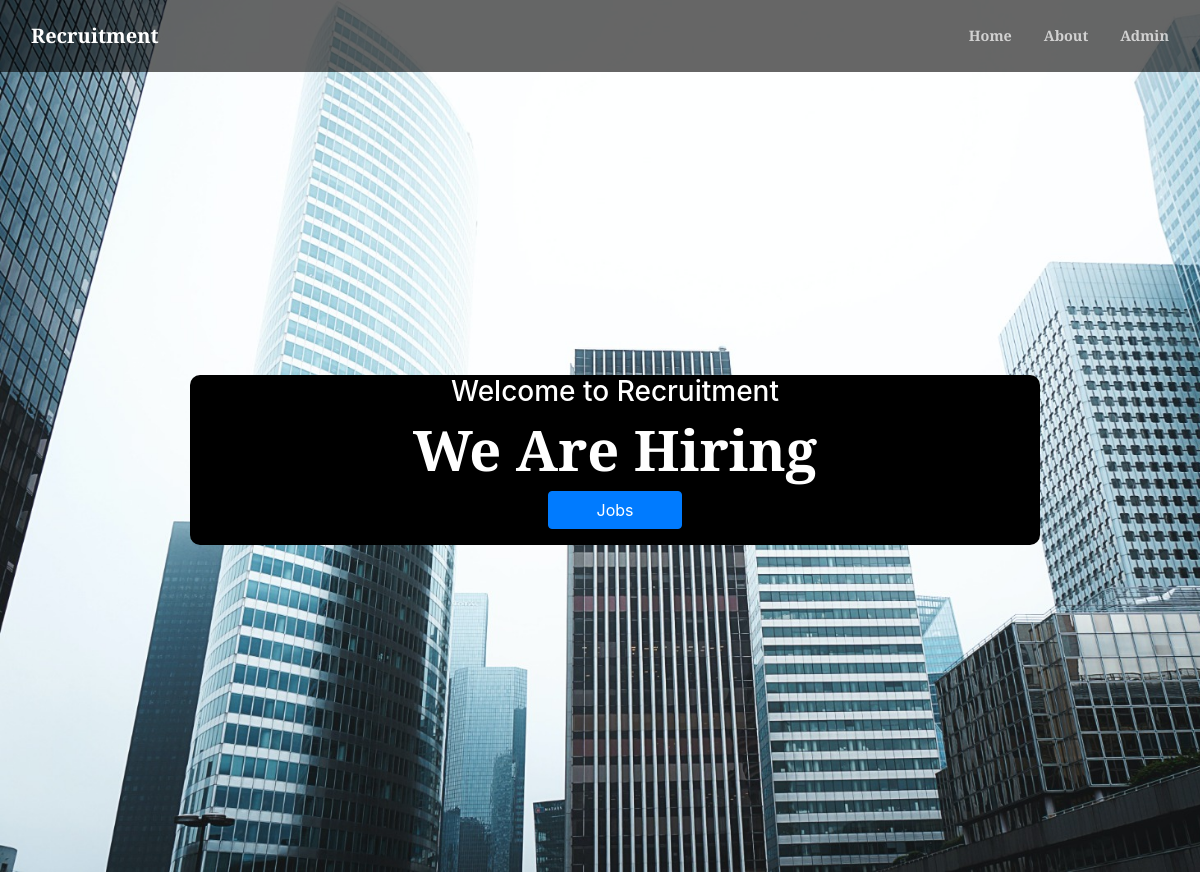
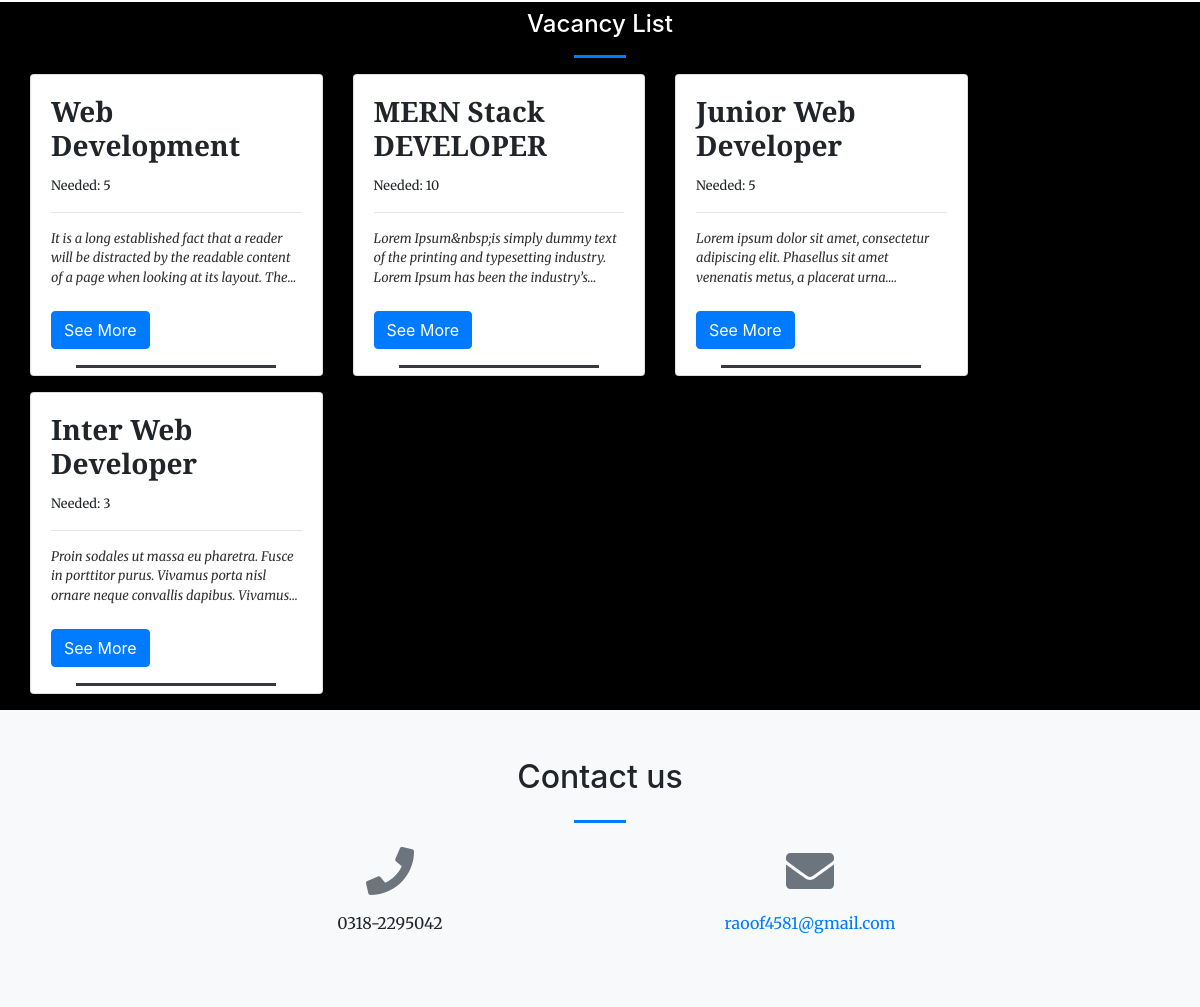
The page / on the database its author committed (2 pictures, top to bottom).
### tables this page shows
CREATE TABLE `vacancy` (
  `id` int(30) NOT NULL,
  `position` varchar(200) NOT NULL,
  `availability` int(30) NOT NULL,
  `description` text NOT NULL,
  `status` tinyint(1) NOT NULL DEFAULT 1,
  `date_created` datetime NOT NULL DEFAULT current_timestamp()
);

### home.php (the view, shortened to what this page needs)
<?php
include 'admin/db_connect.php';
?>
<head>
</head>
<header class="masthead" style="overflow: hidden;">
    <div class="container-fluid h-100">
        <div class="row h-100 align-items-center justify-content-center text-center">
            <div class="col-lg-8 all mb-4 page-title">
                <h3 class="text-white">Welcome to <?php echo $_SESSION['setting_name']; ?></h3>
                <h1 class="text-white font-weight-bold  ">We Are Hiring</h1>
                <a href="#jobs" class="btn btn-primary px-5 mb-3">Jobs</a>
            </div>
        </div>
    </div>
</header>
<section id="jobs" id="list">
    <div class="container mt-3 pt-2">
        <h4 class="text-center text-white">Vacancy List</h4>
        <hr class="divider">
        <div class="row">
            <?php
            $vacancy = $conn->query("SELECT * FROM vacancy order by date(date_created) desc ");
            while ($row = $vacancy->fetch_assoc()) :
                $trans = get_html_translation_table(HTML_ENTITIES, ENT_QUOTES);
                unset($trans["\""], $trans["<"], $trans[">"], $trans["<h2"]);
                $desc = strtr(html_entity_decode($row['description']), $trans);
                $desc = str_replace(array("<li>", "</li>"), array("", ","), $desc);
            ?>
                <div class="col-md-3">
                    <div class="card  mb-3 vacancy-list" style="height:300px" data-id="<?php echo $row['id'] ?>">
                        <div class="card-body">
                            <h3><b class="filter-txt"><?php echo $row['position'] ?></b></h3>
                            <span><small>Needed: <?php echo $row['availability'] ?></small></span>
                            <hr>
                            <larger class="truncate filter-txt"><?php echo strip_tags($desc) ?></larger>
                            <br>
                            <button class="btn btn-primary">See More</button>
                            <hr class="divider border-dark" style="max-width: calc(80%)">
                        </div>
                    </div>
                </div>
                <br>
            <?php endwhile; ?>
        </div>
    </div>
</section>

### home.php (style rules this page uses)
.vacancy-list { cursor: pointer; }
.all { background-color: black; border-radius: 10px; }
section { background-color: black; }

### rows shown on the page
vacancy: position "Web Development", availability "5", description "It is a long established fact that a reader will be distracted by the readable content of a page when looking at its layout.…"
vacancy: $row['id'] 3 (drawn), position "MERN Stack DEVELOPER", availability "10", description "Lorem Ipsum&nbsp;is simply dummy text of the printing and typesetting industry. Lorem Ipsum has been the…"
vacancy: position "Junior Web Developer", availability "5", description "Lorem ipsum dolor sit amet, consectetur adipiscing elit. Phasellus sit amet venenatis metus, a placerat…"
vacancy: position "Inter Web Developer", availability "3", description "Proin sodales ut massa eu pharetra. Fusce in porttitor purus. Vivamus porta nisl ornare neque convallis dapibus.…"

### other values the page prints
$_SESSION['setting_name'] "Recruitment"
$_SESSION['setting_contact'] "0318-2295042"
$_SESSION['setting_email'] "raoof4581@gmail.com"
